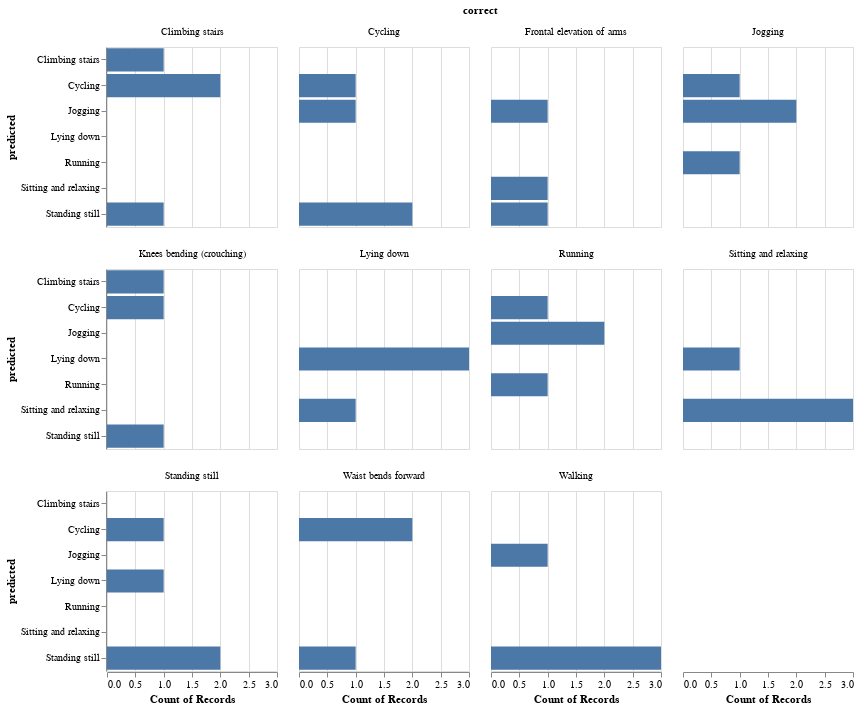

Notebook source saved alongside this figure:
### Code cell
model = SVC(C=2, kernel='poly', degree=1)
model.fit(X_train, y_train)
y_pred = model.predict(X_test)
score = accuracy_score(y_pred, y_test)
print("Score: {:.2f}".format(score))
show_result(y_pred, y_test)

### Figure 1 — Vega-Lite specification as saved in the notebook (floating-point values rounded to 4 significant figures)
{"config": {"view": {"continuousWidth": 400, "continuousHeight": 300}}, "data": {"name": "data-c4837860e848048abf6e0595f23dfc11"}, "facet": {"type": "nominal", "field": "correct"}, "spec": {"mark": "bar", "encoding": {"x": {"type": "nominal", "aggregate": "count", "field": "predicted"}, "y": {"type": "nominal", "field": "predicted"}}, "height": 180, "width": 170}, "columns": 4, "$schema": "https://vega.github.io/schema/vega-lite/v4.8.1.json", "datasets": {"data-c4837860e848048abf6e0595f23dfc11": [{"predicted": "Climbing stairs", "correct": "Climbing stairs"}, {"predicted": "Lying down", "correct": "Sitting and relaxing"}, {"predicted": "Lying down", "correct": "Lying down"}, {"predicted": "Lying down", "correct": "Standing still"}, {"predicted": "Standing still", "correct": "Frontal elevation of arms"}, {"predicted": "Standing still", "correct": "Walking"}, {"predicted": "Cycling", "correct": "Climbing stairs"}, {"predicted": "Cycling", "correct": "Standing still"}, {"predicted": "Lying down", "correct": "Lying down"}, {"predicted": "Standing still", "correct": "Walking"}, {"predicted": "Standing still", "correct": "Standing still"}, {"predicted": "Standing still", "correct": "Standing still"}, {"predicted": "Jogging", "correct": "Cycling"}, {"predicted": "Sitting and relaxing", "correct": "Sitting and relaxing"}, {"predicted": "Sitting and relaxing", "correct": "Frontal elevation of arms"}, {"predicted": "Standing still", "correct": "Knees bending (crouching)"}, {"predicted": "Cycling", "correct": "Waist bends forward"}, {"predicted": "Cycling", "correct": "Cycling"}, {"predicted": "Jogging", "correct": "Frontal elevation of arms"}, {"predicted": "Cycling", "correct": "Knees bending (crouching)"}, {"predicted": "Standing still", "correct": "Walking"}, {"predicted": "Standing still", "correct": "Waist bends forward"}, {"predicted": "Standing still", "correct": "Climbing stairs"}, {"predicted": "Running", "correct": "Jogging"}, {"predicted": "Cycling", "correct": "Running"}, {"predicted": "Lying down", "correct": "Lying down"}, {"predicted": "Jogging", "correct": "Jogging"}, {"predicted": "Sitting and relaxing", "correct": "Sitting and relaxing"}, {"predicted": "Climbing stairs", "correct": "Knees bending (crouching)"}, {"predicted": "Jogging", "correct": "Jogging"}, {"predicted": "Standing still", "correct": "Cycling"}, {"predicted": "Cycling", "correct": "Climbing stairs"}, {"predicted": "Sitting and relaxing", "correct": "Lying down"}, {"predicted": "Standing still", "correct": "Cycling"}, {"predicted": "Cycling", "correct": "Jogging"}, {"predicted": "Running", "correct": "Running"}, {"predicted": "Jogging", "correct": "Running"}, {"predicted": "Cycling", "correct": "Waist bends forward"}, {"predicted": "Jogging", "correct": "Running"}, {"predicted": "Sitting and relaxing", "correct": "Sitting and relaxing"}, {"predicted": "Jogging", "correct": "Walking"}]}}
